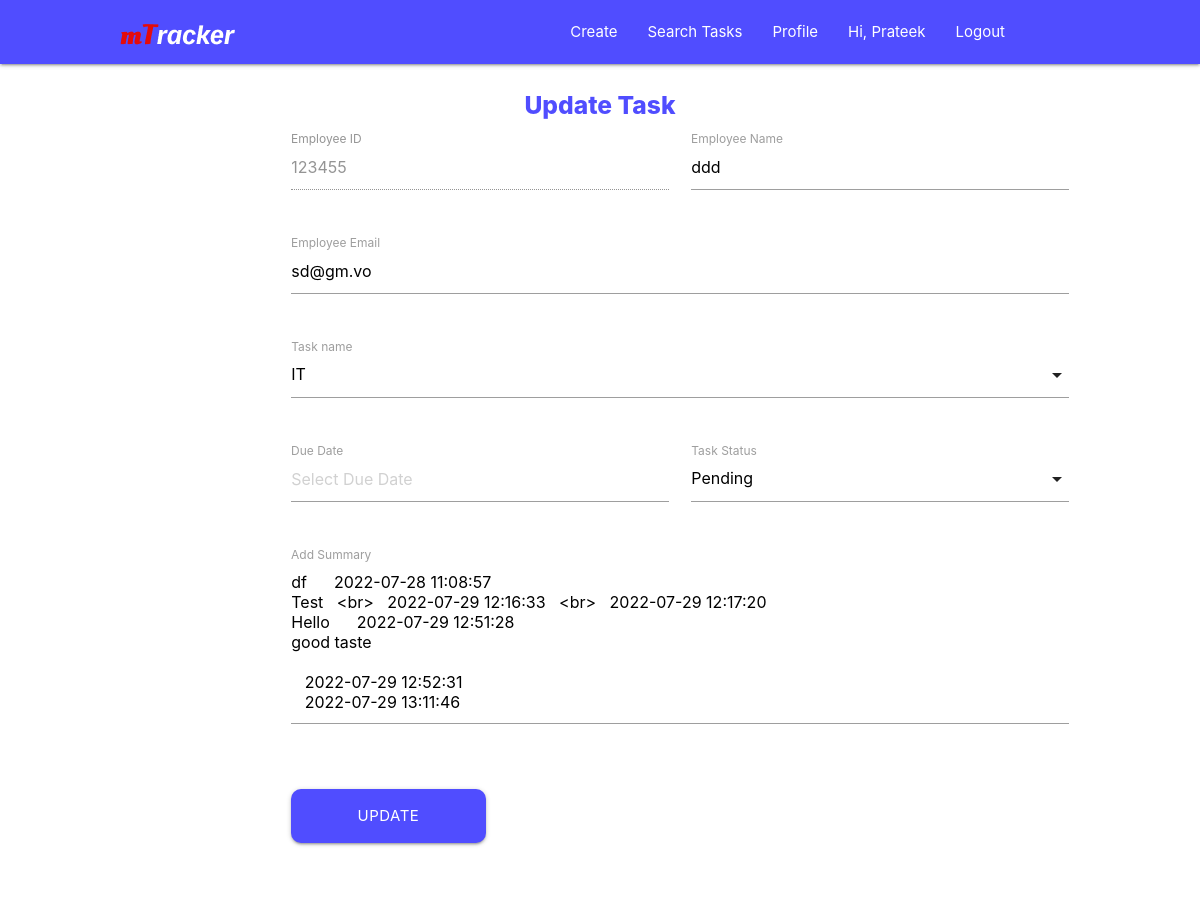
Before: /search/updatetask/13 (signed in) with the older database file.
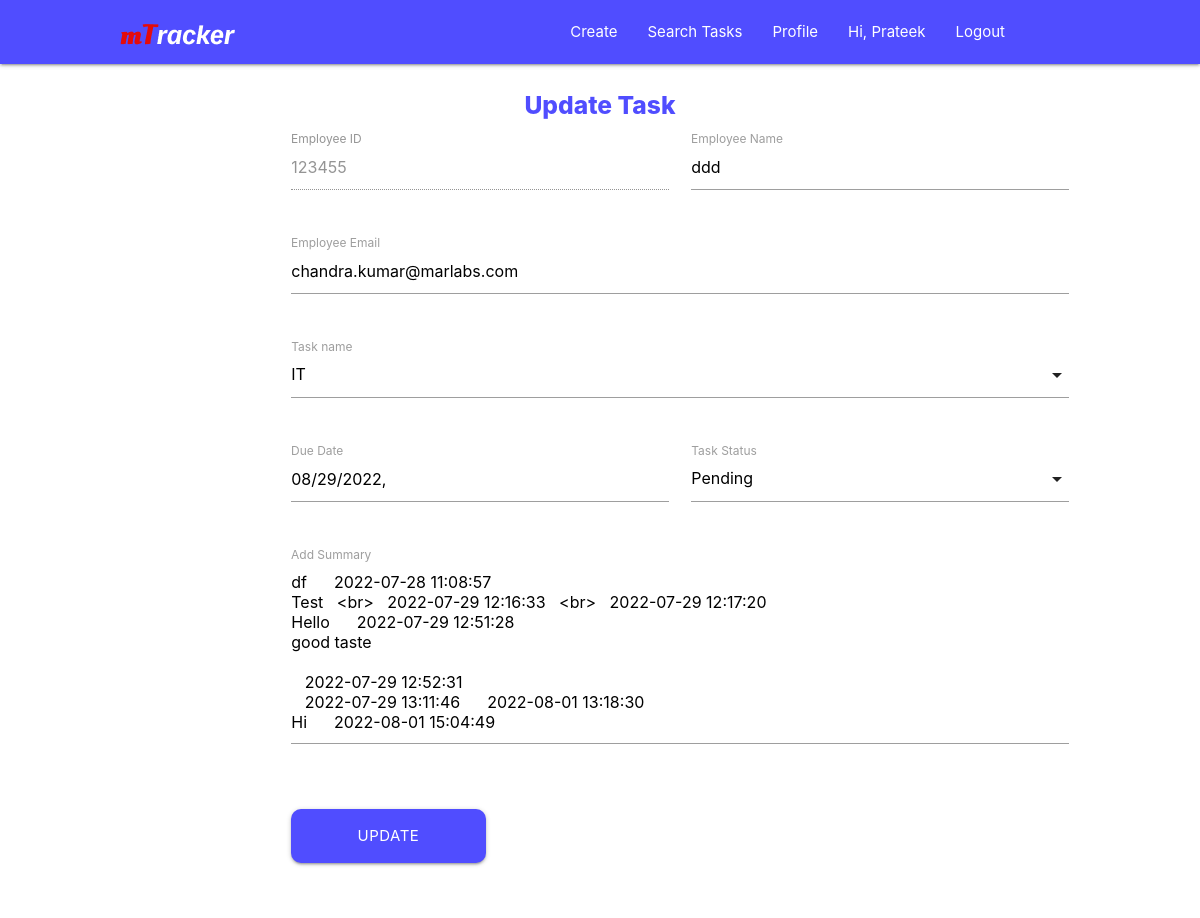
After: the same page with the newer database file.
### taskData/models.py (models this page shows)
class TaskData(models.Model):
    empid = models.TextField(max_length=20)
    empname = models.TextField(max_length=50)
    empemail = models.TextField(max_length=50)
    taskname = models.TextField(max_length=100)
    duedate = models.TextField(max_length=20)
    taskstatus = models.TextField(max_length=15)
    tasksummary = models.TextField(max_length=500)
    createdon = models.DateField()

### mtracker/views.py (the view, shortened to what this page needs)
# urls.py: path('search/updatetask/<int:id>', views.updateTask, name='updatetask'),
@login_required(login_url="/login")
def updateTask(request, id):
    getData = models.TaskData.objects.get(pk=id)
    return render(request, "updatetask.html", {'getData':getData})

### templates/updatetask.html (shortened to what this page needs)
{% extends "base.html" %}
{% block body %}
    <div class="update-task-container">
        <div class="row">
            <center>
                <h5 class="update-task-title">Update Task</h5>
            </center>
            <form class="col l12 s12 offset-m0 offset-l2" method="post">
                <div class="row">
                    <div class="input-field col l4 s12">
                        <input disabled placeholder="Type employee id..." id="emp-id" type="text" class="validate" name="emp-id"
                            value={{getData.empid}}>
                        <label for="emp-id">Employee ID</label>
                    </div>
                    <div class="input-field col l4 s12">
                        <input placeholder="Type employee name..." id="emp-name" type="text" class="validate" name="emp-name"
                            value={{getData.empname}}>
                        <label for="emp-name">Employee Name</label>
                    </div>
                </div>
                <div class="row">
                    <div class="input-field col l8 s12">
                        <input placeholder="Type employee email..." id="emp-email" type="text" class="validate" name="emp-email"
                    value={{getData.empemail}}>
                        <label for="emp-email">Employee Email</label>
                    </div>
                </div>
                <div class="row">
                    <div class="input-field col l3 s12">
                        <label>Task name</label>
                    </div>
                </div>
                <div class="row">
                    <div class="input-field col l4 s12">
                        <label>Due Date</label>
                        <input placeholder="Select Due Date" type="text" class="datepicker" name="due-date" value={{getData.duedate}}>
                    </div>
                    <div class="input-field col l4 s12">
                        <label>Task Status</label>
                    </div>
                </div>
                <div class="row all-summary">
                    <div class="input-field col l4 s12">
                        <textarea placeholder="Add new updates here..." id="input-summary"
                            class="materialize-textarea" name="task-summary">{{getData.tasksummary}}</textarea>
                        <label for="input-summary">Add Summary</label>
                    </div>
                </div>
                <div class="row">
                    <div class="input-field col s12">
                        <button type='submit' name='btn_update' id="task-update-btn"
                            class='col l3 m6 s12 btn btn-large waves-effect'>Update</button>
                    </div>
            </form>
        </div>
    </div>
{% endblock %}

Changed rows visible on the page:
changed TaskData "ddd": emp-email "sd@gm.vo" → "chandra.kumar@marlabs.com"; due-date (not shown) → "08/29/2022,"; task-summary "df 2022-07-28 11:08:57 Test <br> 2022-07-29 12:16:33 <br> 2022-07-29 12:17:20 Hello 2022-07-29 12:51:28 good taste 2022-07-29 12:52:31 2022-07-29 13:11:46" → "…2022-07-29 12:52:31 2022-07-29 13:11:46 2022-08-01 13:18:30 Hi 2022-08-01 15:04:49"
